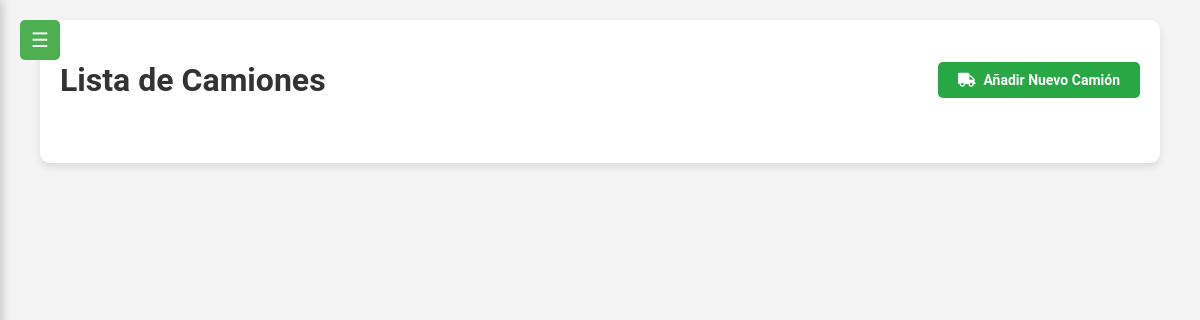
Before: /camiones/camiones/ with the older database file.
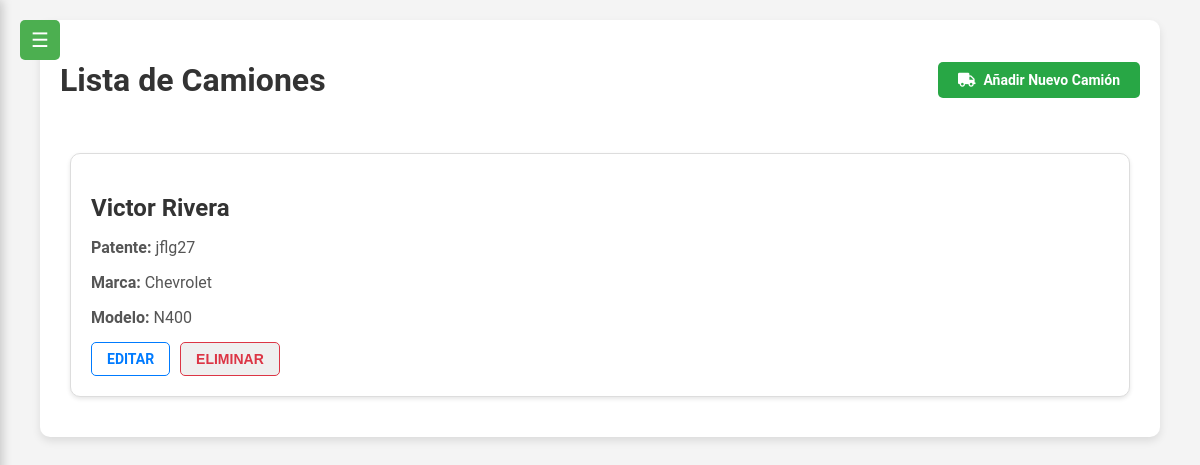
After: the same page with the newer database file.
### camiones/models.py (models this page shows, shortened)
class Camion(models.Model):
    nombre = models.CharField(max_length=100)
    patente = models.CharField(max_length=20, null=True, blank=True)
    marca = models.CharField(max_length=100, null=True, blank=True)
    modelo = models.CharField(max_length=100, null=True, blank=True)
    año = models.IntegerField(null=True, blank=True)
    color = models.CharField(max_length=50, null=True, blank=True)
    latitud = models.FloatField(null=True)
    longitud = models.FloatField(null=True)
    ultima_actualizacion = models.DateTimeField(auto_now=True)
    choferes_asignados = models.ManyToManyField(User, through='AsignacionChofer')

### camiones/views.py (the view)
# urls.py: path('camiones/', views.camiones_list, name='camiones_list'),
def camiones_list(request):
    camiones = Camion.objects.all()
    return render(request, 'camiones_list.html', {'camiones': camiones})

### camiones/templates/camiones_list.html (shortened to what this page needs)
{% load static %}
<!DOCTYPE html>
<html lang="es">
<head>
    <link rel="stylesheet" href="{% static 'css/styles.css' %}">
    <link rel="stylesheet" href="{% static 'css/messages.css' %}">
    <link rel="stylesheet" href="{% static 'css/monitoreo.css' %}">
    <link rel="stylesheet" href="https://cdnjs.cloudflare.com/ajax/libs/font-awesome/5.15.4/css/all.min.css">
</head>
<body>
    <button id="menu-toggle">☰</button>
    <div class="container">
    <div class="d-flex justify-content-between align-items-center mb-4">
        <h1 class="my-4">Lista de Camiones</h1>
        <a href="{% url 'camion_create' %}" class="btn btn-add">
            <i class="fas fa-truck"></i> Añadir Nuevo Camión
        </a>
    </div>
    <div class="card-container">
        {% for camion in camiones %}
        <div class="card">
            <h2 class="card-title">{{ camion.nombre }}</h2>
            <p class="card-text"><strong>Patente:</strong> {{ camion.patente }}</p>
            <p class="card-text"><strong>Marca:</strong> {{ camion.marca }}</p>
            <p class="card-text"><strong>Modelo:</strong> {{ camion.modelo }}</p>
            <div class="card-actions">
                <a href="{% url 'camion_update' camion.id %}" class="btn btn-outline-primary">Editar</a>
                <form action="{% url 'camion_delete' camion.id %}" method="POST" class="form-delete">
                    <button type="submit" class="btn btn-outline-danger">Eliminar</button>
                </form>
            </div>
        </div>
        {% endfor %}
    </div>
</div>
</body>
</html>

Changed rows visible on the page:
added Camion: nombre "Victor Rivera", patente "jflg27", marca "Chevrolet", modelo "N400"
